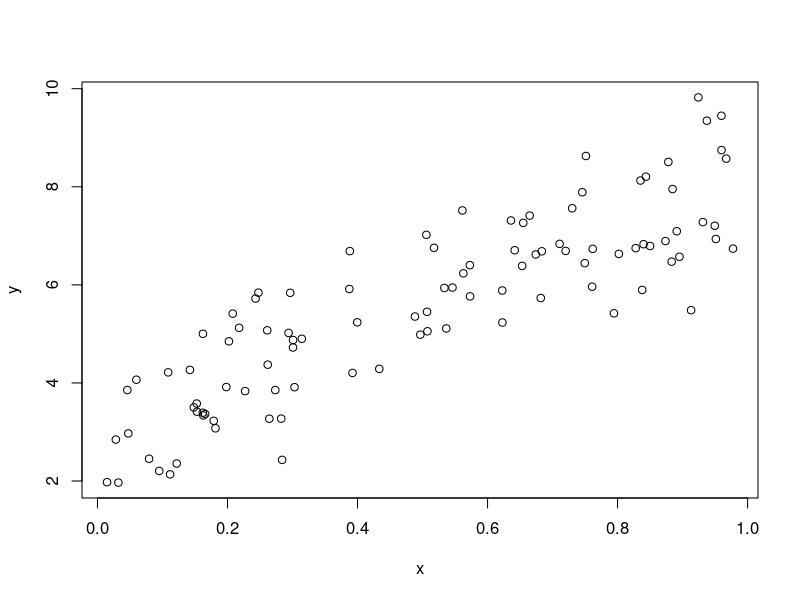

Source code (R):
library(modelr)


### Name: add_predictions
### Title: Add predictions to a data frame
### Aliases: add_predictions spread_predictions gather_predictions

### ** Examples

df <- tibble::data_frame(
  x = sort(runif(100)),
  y = 5 * x + 0.5 * x ^ 2 + 3 + rnorm(length(x))
)
plot(df)

m1 <- lm(y ~ x, data = df)
grid <- data.frame(x = seq(0, 1, length = 10))
grid %>% add_predictions(m1)

m2 <- lm(y ~ poly(x, 2), data = df)
grid %>% spread_predictions(m1, m2)
grid %>% gather_predictions(m1, m2)
